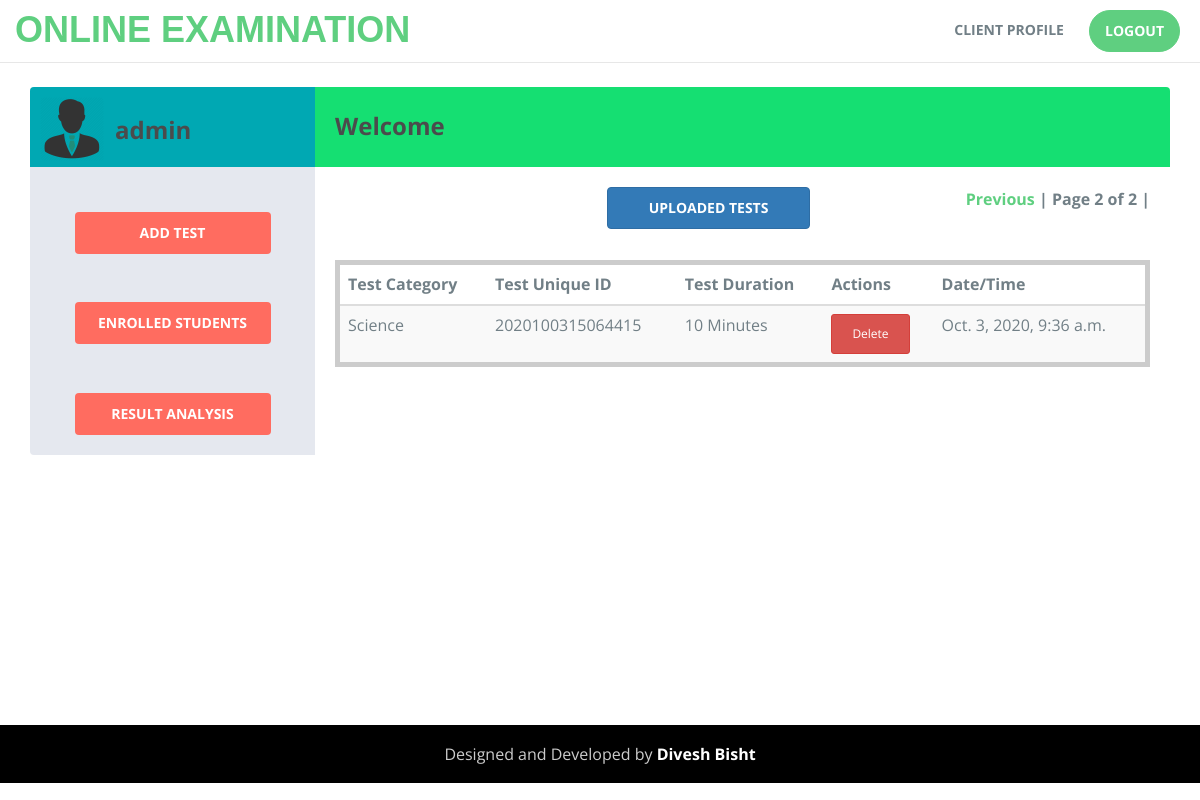
Page /clienthome?page=2 (signed in) on the committed database.
### myapp/models.py (models this page shows, shortened)
class clientProfile(models.Model):
    name = models.CharField(max_length=50)
    email = models.CharField(max_length=120, unique=True)
    contactNumber = models.CharField(max_length=15)
    pwd = models.CharField(max_length=80)
    date = models.DateTimeField(default=timezone.now, blank=True)

class testDetail(models.Model):
    test_id = models.CharField(max_length=50, unique=True)
    client_id = models.CharField(max_length=100, default=0)
    testtitle = models.CharField(max_length=250)
    testduration = models.CharField(max_length=30)
    date = models.DateTimeField(default=timezone.now, blank=True)

### myapp/views.py (the view)
# urls.py: path('clienthome', views.clienthome, name='clienthome'),
def clienthome(request):
	try:
		if request.session.has_key('user_id'):
			uid = request.session['user_id']
			try:
				clientobj = clientProfile.objects.get(pk=uid)
				testinfo_list = testDetail.objects.filter(client_id=uid)
				paginator = Paginator(testinfo_list, 3) # Show 3 tests per page
				page = request.GET.get('page')
				try:
					testinfo = paginator.page(page)
				except PageNotAnInteger:
					testinfo = paginator.page(1)
				except EmptyPage:
					testinfo = paginator.page(paginator.num_pages)
				return render(request, 'myapp/clienthome.html', {'client_id': clientobj, 'test': testinfo})
			except clientProfile.DoesNotExist:
				return HttpResponse("User not found")
		else:
			return render(request, 'myapp/index.html')
	except:
		return HttpResponse("Something went wrong")

### myapp/templates/myapp/clienthome.html (shortened to what this page needs)
<!DOCTYPE html> {% load static %}
<html lang="en">
<head>
    <link rel="stylesheet" href="https://maxcdn.bootstrapcdn.com/bootstrap/3.3.7/css/bootstrap.min.css"
>
    <link rel="stylesheet" href="{% static 'css/style1.css' %}" type="text/css" />
</head>
<body style="height: 100%">
    <div style="min-height: 87.6%">
        <nav class="navbar navbar-default navbar-static-top">
            <div class="container">
                <div class="navbar-header">
                    <a class="navbar-brand" href="/">ONLINE EXAMINATION</a>
                </div>
                <div class="collapse navbar-collapse" id="myNavbar">
                    <ul class="nav navbar-nav navbar-right">
                        <li><a href="/clienthome">CLIENT PROFILE</a></li>
                        <li class="btn-trial"><a href="/clientlogout">LOGOUT</a></li>
                    </ul>
                </div>
            </div>
        </nav>
        <br>
        <div class="container">
            <div class="mail-box">
                <aside class="sm-side">
                    <div class="user-head">
                        <a class="inbox-avatar" href="javascript:;">
                              <img  width="64" hieght="60" src="{% static 'img/business.png' %}">
                          </a>
                        <div class="user-name">
                            <h3>{{ client_id.name }}</h3>
                        </div>
                    </div>
                    <br>
                    <div class="inbox-body">
                        <a href="/addtest" title="Compose" class="btn btn-compose">ADD TEST</a><br><br><br>
                        <a href="/studentinfo" title="Compose" class="btn btn-compose">ENROLLED STUDENTS</a><br><br><br>
                        <a href="/studentmarks" title="Compose" class="btn btn-compose">RESULT ANALYSIS</a><br>
                    </div>
                </aside>
                <aside class="lg-side">
                    <div class="inbox-head">
                        <h3><b>Welcome</b></h3>
                    </div>
                    <div class="inbox-body">
                        <div class="mail-option">
                            <div class="btn btn-primary col-sm-3 col-sm-offset-4"> <b> UPLOADED TESTS </b></div>
                            <div style="text-align: right;font-weight: bolder">
                                {% if test.has_previous %}
                                <a href="?page={{ test.previous_page_number }}">Previous</a> | {% endif %}
                                <span class="current">
                            Page {{ test.number }} of {{ test.paginator.num_pages }} |
                            </span>
                            </div>
                            <br><br>
                            <table class="table table-striped" style="max-height: 400px;overflow: auto;border:5px solid #ccc">
                                <thead>
                                    <tr>
                                        <th>Test Category</th>
                                        <th>Test Unique ID</th>
                                        <th> Test Duration </th>
                                        <th>Actions</th>
                                        <th> Date/Time </th>
                                    </tr>
                                </thead>
                                <tbody>
                                    {% for tests in test %}
                                    <tr>
                                        <td>{{ tests.testtitle }}</td>
                                        <td>{{ tests.test_id }}</td>
                                        <td>{{ tests.testduration }} Minutes</td>
                                        <td>
                                            <form action="{% url 'deletetest' tests.id %}" method="post" style="display: inline;">
                                                <button type="submit" class="btn btn-danger btn-xs"> Delete </button>
                                            </form>
                                        </td>
                                        <td>{{ tests.date }}</td>
                                    </tr>
                                    {% endfor %}
                                </tbody>
                            </table>
                        </div>
                    </div>
                </aside>
            </div>
        </div>
    </div>
    <br>
    <center>
        <footer id="footer" class="footer" style="padding: 17px 0">
            <div class="credits">
                Designed and Developed by <a href="/"><b>Divesh Bisht</b></a><br>
            </div>
        </footer>
    </center>
</body>
</html>

### static/css/style1.css (style rules this page uses)
html { height: 100%; width: 100%; }
body { min-height: 100%; }
body { font-size: 15px; line-height: 1.52; color: #717f86; font-size: 16px; font-family: 'Open Sans', sans-serif; font-weight: 400; }
ol, ul { list-style: none; }
table { border-collapse: collapse; border-spacing: 0; }
h1, h2, h3, h4, h5, h6 { font-family: Open Sans, sans-serif; font-weight: 700; color: #4B4B4C; }
a { color: #5fcf80; }
.mail-box { border-collapse: collapse; border-spacing: 0; display: table; table-layout: fixed; width: 100%; }
.mail-box aside { display: table-cell; float: none; padding: 0; vertical-align: top; }
.mail-box .sm-side { background: none repeat scroll 0 0 #e5e8ef; border-radius: 4px 0 0 4px; width: 25%; }
.mail-box .lg-side { background: none repeat scroll 0 0 #fff; border-radius: 0 4px 4px 0; width: 75%; }
.mail-box .sm-side .user-head { background: none repeat scroll 0 0 #00a8b3; border-radius: 4px 0 0; color: #fff; min-height: 80px; padding: 10px; }
.user-head .inbox-avatar { float: left; width: 65px; }
.user-head .inbox-avatar img { border-radius: 4px; }
.user-head .user-name { display: inline-block; margin: 0 0 0 10px; }
.inbox-body { padding: 20px; }
.btn-compose { background: none repeat scroll 0 0 #ff6c60; color: #fff; padding: 12px 0; margin: 0 10%; text-align: center; width: 80%; font-weight: bolder; text-align: center; }
.inbox-head { background: none repeat scroll 0 0 #15df72; border-radius: 0 4px 0 0; color: #fff; min-height: 80px; padding: 20px; }
.inbox-head h3 { display: inline-block; font-weight: 300; margin: 0; padding-top: 6px; }
.mail-option { display: inline-block; margin-bottom: 10px; width: 100%; }
.navbar-default .navbar-brand { color: #5FCF80; }
.navbar-default { background-color: #fff; }
.navbar-default .navbar-nav > li > a { color: #717f86; font-size: 14px; font-weight: 700; }
.navbar-nav > li > a { padding: 0px; margin: 10px 5px; padding: 10px 15px; }
.btn-trial a { background-color: #5FCF80; border-radius: 25px; color: #ffffff !important; border: 1px solid #5FCF80; }
.navbar-default .navbar-brand { font-family: 'Dosis', sans-serif !important; font-weight: 700; text-transform: uppercase; padding: 0px; height: inherit; font-size: 36px; margin: 20px 0px; }
.navbar { margin-bottom: 0px; }
.footer { background: #000; color: #ccc; }
.footer a { color: #fff; }
.btn { padding: 10px 20px; }

### rows in the picture
clientProfile: name "admin"
testDetail: testtitle "Science", test_id "2020100315064415", testduration "10", date "Oct. 3, 2020, 9:36 a.m."

### other values in the picture
{{ test.number }} "2"
{{ test.paginator.num_pages }} "2"
